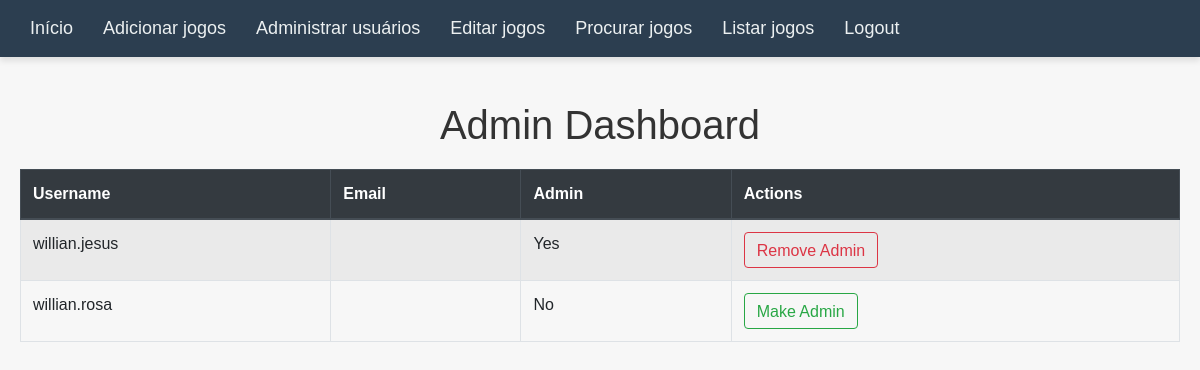
The page /admin (signed in) on the database its author committed.
### app/models.py (models this page shows, shortened)
class User(UserMixin, db.Model):
    id = db.Column(db.Integer, primary_key=True)
    username = db.Column(db.String(150), nullable=False, unique=True)
    password_hash = db.Column(db.String(128), nullable=False)
    is_admin = db.Column(db.Boolean, default=False)
    games = db.relationship('UserGameAssociation', backref='user', lazy=True)

### app/routes/admin.py (the view, shortened to what this page needs)
@bp.route('/admin', methods=['GET', 'POST'])
@login_required
def admin_dashboard():
    if not current_user.is_admin:  # Certifique-se de que apenas administradores possam acessar
        flash('Você não tem permissão para acessar essa página.', 'danger')
        return redirect(url_for('game.index'))
    users = User.query.all()  # Obtém todos os usuários
    return render_template('admin_dashboard.html', users=users)

### app/__init__.py (called while the page is built)
@login_manager.user_loader
def load_user(user_id):
    return User.query.get(int(user_id))

### app/templates/admin_dashboard.html (shortened to what this page needs)
{% extends "base.html" %}
{% block content %}
    <h1 class="mt-4">Admin Dashboard</h1>
    <table class="table table-striped table-bordered mt-3">
        <thead class="thead-dark">
            <tr>
                <th>Username</th>
                <th>Email</th>
                <th>Admin</th>
                <th>Actions</th>
            </tr>
        </thead>
        <tbody>
            {% for user in users %}
                <tr>
                    <td>{{ user.username }}</td>
                    <td>{{ user.email }}</td>
                    <td>{{ 'Yes' if user.is_admin else 'No' }}</td>
                    <td>
                        <form method="POST" style="display:inline;">
                            <button type="submit" class="btn btn-outline-{{ 'danger' if user.is_admin else 'success' }}">
                                {{ 'Remove Admin' if user.is_admin else 'Make Admin' }}
                            </button>
                        </form>
                    </td>
                </tr>
            {% endfor %}
        </tbody>
    </table>
{% endblock %}

### app/static/css/styles.css (style rules this page uses)
body { font-family: Arial, sans-serif; margin: 0; padding: 0; }
h1 { font-size: 24px; }
* { margin: 0; padding: 0; box-sizing: border-box; }
body { font-family: 'Arial', sans-serif; background-color: #f7f7f7; color: #333; }
h1 { font-size: 24px; margin-bottom: 20px; color: #444; }
button { align-self: flex-end; height: 36px; }
button { background-color: #4CAF50; color: white; padding: 5px 10px; border: none; cursor: pointer; }
form { margin: 20px 0; }
h1 { text-align: center; margin-bottom: 20px; font-size: 2.5em; color: #333; }

### rows shown on the page
User: username "willian.jesus", is_admin "Yes", is_admin "Remove Admin"
User: username "willian.rosa", is_admin "No", is_admin "Make Admin"
